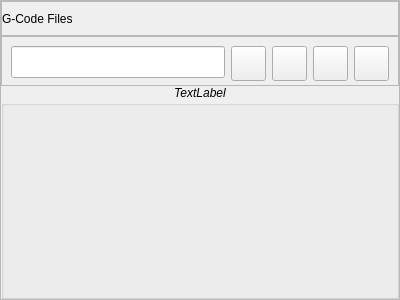
<?xml version="1.0" encoding="UTF-8"?>
<ui version="4.0">
 <class>FileBrowserPage</class>
 <widget class="QFrame" name="FileBrowserPage">
  <property name="geometry">
   <rect>
    <x>0</x>
    <y>0</y>
    <width>400</width>
    <height>300</height>
   </rect>
  </property>
  <property name="windowTitle">
   <string>Frame</string>
  </property>
  <property name="frameShape">
   <enum>QFrame::StyledPanel</enum>
  </property>
  <property name="frameShadow">
   <enum>QFrame::Raised</enum>
  </property>
  <property name="lineWidth">
   <number>2</number>
  </property>
  <layout class="QGridLayout" name="gridLayout">
   <property name="leftMargin">
    <number>0</number>
   </property>
   <property name="topMargin">
    <number>0</number>
   </property>
   <property name="rightMargin">
    <number>0</number>
   </property>
   <property name="bottomMargin">
    <number>0</number>
   </property>
   <property name="spacing">
    <number>0</number>
   </property>
   <item row="0" column="0" colspan="5">
    <widget class="QFrame" name="TitleBar">
     <property name="minimumSize">
      <size>
       <width>0</width>
       <height>35</height>
      </size>
     </property>
     <property name="maximumSize">
      <size>
       <width>16777215</width>
       <height>35</height>
      </size>
     </property>
     <property name="baseSize">
      <size>
       <width>0</width>
       <height>50</height>
      </size>
     </property>
     <property name="frameShape">
      <enum>QFrame::StyledPanel</enum>
     </property>
     <property name="frameShadow">
      <enum>QFrame::Raised</enum>
     </property>
     <layout class="QGridLayout" name="gridLayout_2">
      <property name="leftMargin">
       <number>0</number>
      </property>
      <property name="topMargin">
       <number>0</number>
      </property>
      <property name="rightMargin">
       <number>0</number>
      </property>
      <property name="bottomMargin">
       <number>0</number>
      </property>
      <property name="spacing">
       <number>0</number>
      </property>
      <item row="0" column="0">
       <widget class="QLabel" name="filePageTitle">
        <property name="text">
         <string>G-Code Files</string>
        </property>
       </widget>
      </item>
     </layout>
    </widget>
   </item>
   <item row="3" column="0" colspan="5">
    <widget class="QGroupBox" name="pageContents">
     <property name="title">
      <string/>
     </property>
     <layout class="QGridLayout" name="gridLayout_20">
      <property name="leftMargin">
       <number>0</number>
      </property>
      <property name="topMargin">
       <number>0</number>
      </property>
      <property name="rightMargin">
       <number>0</number>
      </property>
      <property name="bottomMargin">
       <number>0</number>
      </property>
      <property name="horizontalSpacing">
       <number>0</number>
      </property>
      <property name="verticalSpacing">
       <number>4</number>
      </property>
     </layout>
    </widget>
   </item>
   <item row="1" column="0" colspan="5">
    <widget class="QFrame" name="actionBar">
     <property name="maximumSize">
      <size>
       <width>16777215</width>
       <height>50</height>
      </size>
     </property>
     <property name="frameShape">
      <enum>QFrame::StyledPanel</enum>
     </property>
     <property name="frameShadow">
      <enum>QFrame::Sunken</enum>
     </property>
     <layout class="QGridLayout" name="gridLayout_3">
      <item row="0" column="0">
       <widget class="QLineEdit" name="searchEdit">
        <property name="minimumSize">
         <size>
          <width>0</width>
          <height>32</height>
         </size>
        </property>
        <property name="inputMask">
         <string/>
        </property>
        <property name="text">
         <string/>
        </property>
        <property name="maxLength">
         <number>32767</number>
        </property>
        <property name="echoMode">
         <enum>QLineEdit::Normal</enum>
        </property>
       </widget>
      </item>
      <item row="0" column="3">
       <widget class="QToolButton" name="folderCreateButton">
        <property name="minimumSize">
         <size>
          <width>35</width>
          <height>35</height>
         </size>
        </property>
        <property name="text">
         <string/>
        </property>
        <property name="iconSize">
         <size>
          <width>24</width>
          <height>24</height>
         </size>
        </property>
       </widget>
      </item>
      <item row="0" column="1">
       <widget class="QPushButton" name="searchButton">
        <property name="minimumSize">
         <size>
          <width>35</width>
          <height>35</height>
         </size>
        </property>
        <property name="maximumSize">
         <size>
          <width>35</width>
          <height>35</height>
         </size>
        </property>
        <property name="text">
         <string/>
        </property>
       </widget>
      </item>
      <item row="0" column="2">
       <widget class="QToolButton" name="fileUploadButton">
        <property name="minimumSize">
         <size>
          <width>35</width>
          <height>35</height>
         </size>
        </property>
        <property name="text">
         <string/>
        </property>
        <property name="iconSize">
         <size>
          <width>24</width>
          <height>24</height>
         </size>
        </property>
       </widget>
      </item>
      <item row="0" column="4">
       <widget class="QToolButton" name="fileRefreshButton_2">
        <property name="minimumSize">
         <size>
          <width>35</width>
          <height>35</height>
         </size>
        </property>
        <property name="text">
         <string/>
        </property>
        <property name="iconSize">
         <size>
          <width>24</width>
          <height>24</height>
         </size>
        </property>
       </widget>
      </item>
     </layout>
    </widget>
   </item>
   <item row="2" column="0" colspan="5">
    <widget class="QLabel" name="currentDirectory">
     <property name="sizePolicy">
      <sizepolicy hsizetype="Preferred" vsizetype="Fixed">
       <horstretch>0</horstretch>
       <verstretch>0</verstretch>
      </sizepolicy>
     </property>
     <property name="font">
      <font>
       <italic>true</italic>
      </font>
     </property>
     <property name="text">
      <string>TextLabel</string>
     </property>
     <property name="alignment">
      <set>Qt::AlignCenter</set>
     </property>
    </widget>
   </item>
  </layout>
 </widget>
 <resources/>
 <connections/>
</ui>
